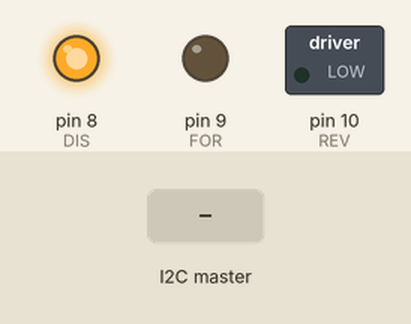
Simulated run of this sketch. Board: Arduino Uno, built with avr-gcc and run on an emulated ATmega328P. Shown: switched loads named in the sketch (green lamp = pin HIGH), output pins drawn as LEDs (lit = HIGH). The inputs (shaded band) are chosen by the test bench.

Above: at 1.2 s.
1.3 s: the I2C master sends "f"
At 1.8 s:
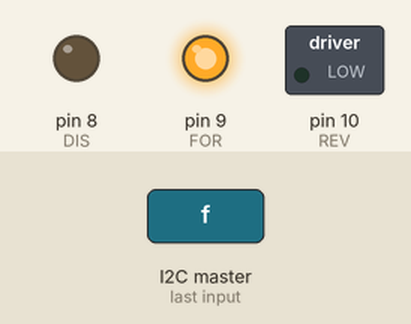
2.8 s: the I2C master sends "r"
At 4.2 s:
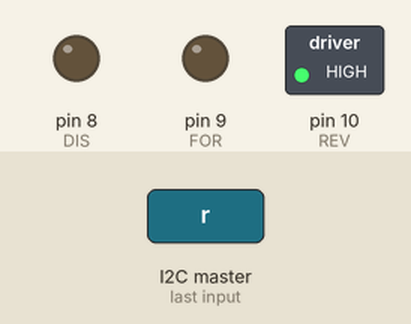
Timing chart, 0 to 5.8 s (numbered marks = the images above; inputs shaded):
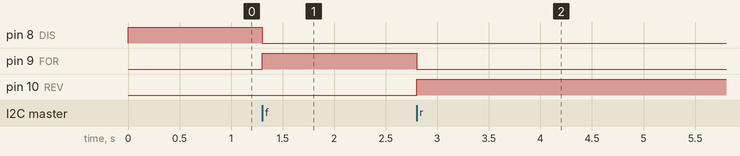

Measured:
- after the input at 1.3 s, pin 8 (DIS): HIGH → LOW at once; pin 9 (FOR): LOW → HIGH at once
- after the input at 2.8 s, pin 9 (FOR): HIGH → LOW at once; pin 10 (REV): LOW → HIGH at once

The sketch:

MotorController.ino
```cpp
//------------------------------------------------------
// This code was designed to directly control the
// rotation and speed of the excavator and wheels
// on the robot.
//------------------------------------------------------

#include <Wire.h>
#define ADDRESS 0x04

// Variables with pin locations to keep organized
int FOR = 9;
int REV = 10;
int DIS = 8;
byte PWM_val = 150;
volatile char Command = '0';
char Previous_Command = '0';

// Set up for pins and to begin the i2c connection
void setup() {
  pinMode(FOR,OUTPUT);
  pinMode(REV,OUTPUT);
  pinMode(DIS,OUTPUT);
  digitalWrite(DIS,HIGH);
  Wire.begin(ADDRESS);
  Wire.onReceive(receiveData);
  Wire.onRequest(sendData);
}

// Main loop to delay
void loop(){
    delayMicroseconds(50);
}

// Function to receive data directly from Raspberry Pi
void receiveData(int byteCount){
	// While loop to run when there is communication from Pi
	while(Wire.available()){
		// Read in first varibale sent from Pi into Command variable
		Command = char(Wire.read());
		// Read in second variable sent from Pi into PWM_val variable
	  	PWM_val = int(Wire.read());
		// Make sure the PWM_val does not overflow or underflow
	  	if(PWM_val > 255){
			PWM_val = 255;
		}
		else if(PWM_val < 0){
			PWM_val =0;
		}
		// Call update function
		update();
	}
}

// Function to send data back to Raspberry Pi if needed
void sendData(){
  Wire.write(Previous_Command);
}

// Function that updates wheels/excavator when command changes
void update(){
	// Chunk of code to control forward motion
	if(Command =='f'){
    digitalWrite(DIS,LOW);
    delayMicroseconds(20);
    digitalWrite(REV,LOW);
    analogWrite(FOR,PWM_val);
  }
  // Chuck of code to control reverse motion
  else if(Command =='r'){
    digitalWrite(DIS,LOW);
    delayMicroseconds(20);
    digitalWrite(FOR,LOW);
    analogWrite(REV, PWM_val);
  }
  // Chunk of code to completely disable wheel
  else if(Command ==' '){
    digitalWrite(DIS,HIGH);
    digitalWrite(REV,LOW);
    digitalWrite(FOR,LOW);
  }
  // Sets current command to previous command
  Previous_Command = Command;
}
```
